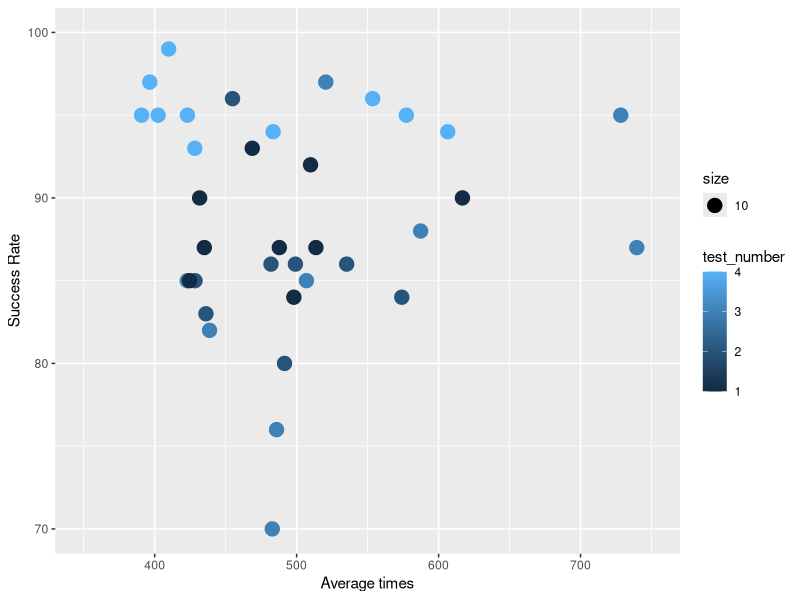
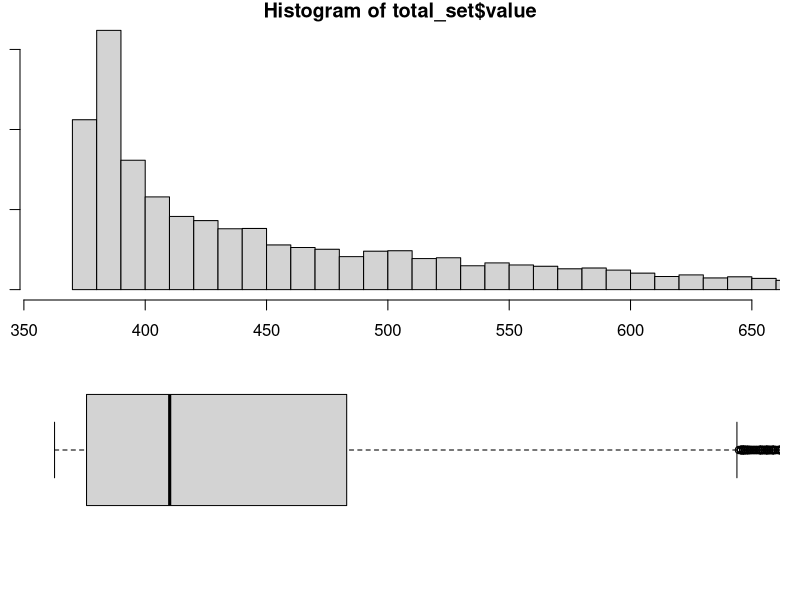
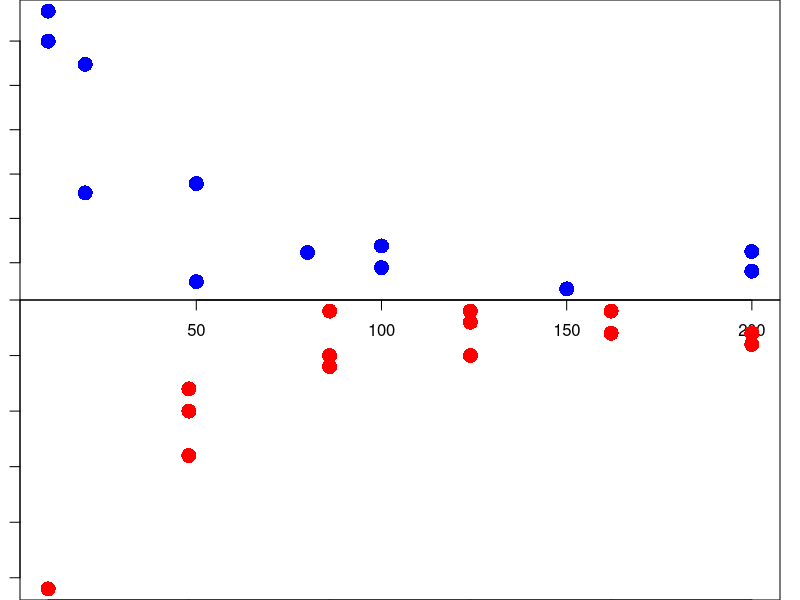
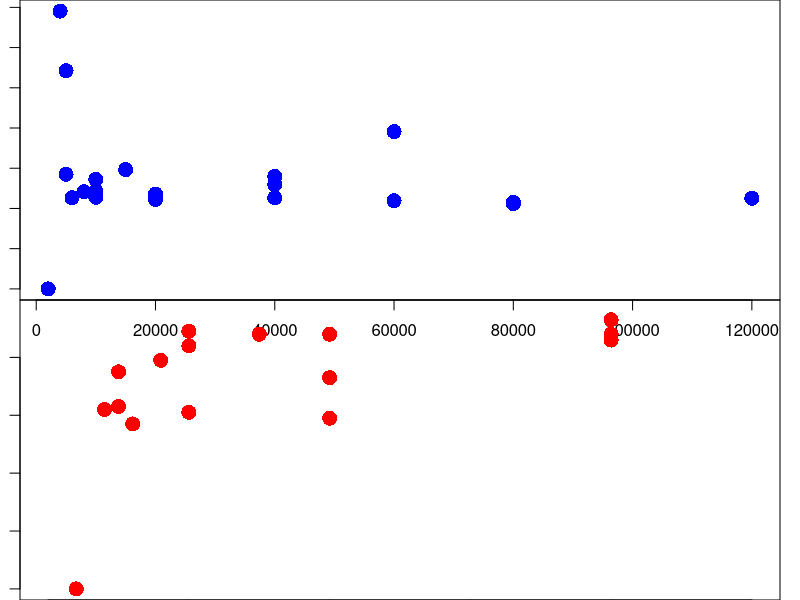
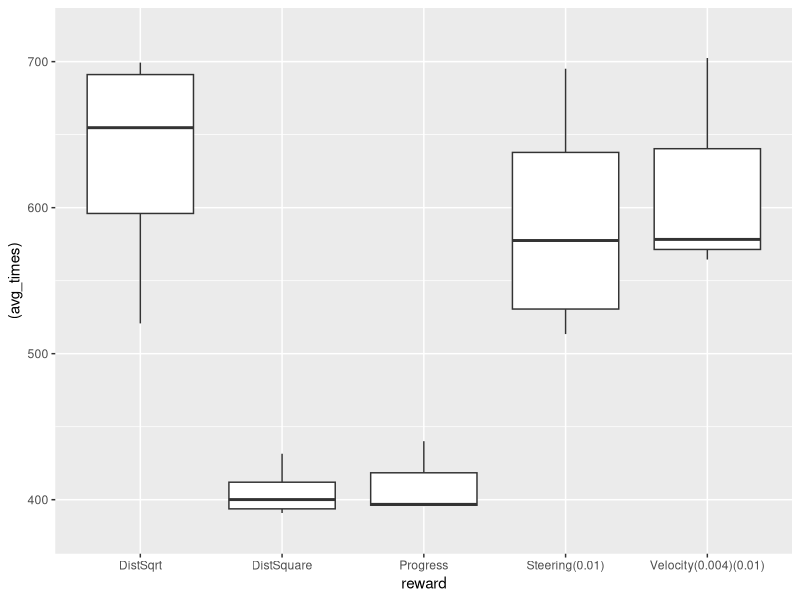
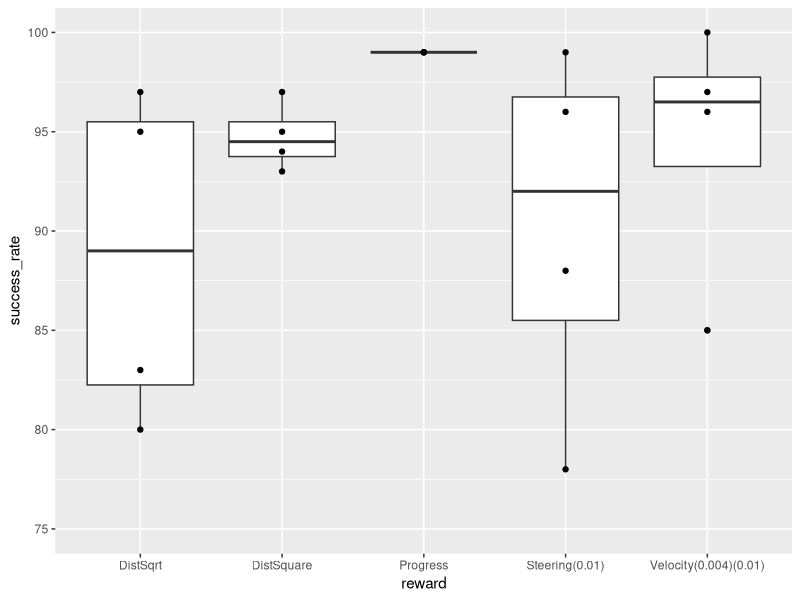

Reproduce these figures in R, in order.
## ---- chunk 1
test_data = read.csv("DataTable.csv")
# knitr::opts_chunk$set(include = FALSE)
knitr::opts_chunk$set(echo = FALSE)
knitr::opts_chunk$set(warning = FALSE)

library(reshape2)
# library(gridExtra)
library(ggplot2)
library(dplyr)

## ---- chunk 2
test_data %>%
  filter(EvalName=="Repeat") %>%
  select(avg_times, success_rate, test_number) %>%
  ggplot(aes(x=avg_times, y=success_rate, col=test_number, size=10))+
  geom_point()+
  xlim(350, 750)+
  ylim(70, 100)+
  xlab("Average times")+
  ylab("Success Rate")
## ---- chunk 3
total_set = melt(data.frame(t(read.csv("RepeatingTimes_4.csv", header=F))))

layout(mat=matrix(c(1, 2), 2, 1, byrow=T))

par(mar=c(0, 1, 1, 1))
hist(total_set$value, xlim=c(360, 650), breaks=50)
par(mar=c(0, 1, 0, 1))
boxplot(total_set$value, ylim=c(370,700), horizontal = T, axes=F)
## ---- chunk 4
h_mask = which(test_data$EvalName=="SizeH")
x_data = test_data$h_size[h_mask]
y_data = test_data$avg_times[h_mask]
plot(x_data, y_data, xlab="Hidden Layer Size", ylab="Average Lap Times", col="blue", pch=16, cex=2)
## ---- chunk 5
beam_mask = which(test_data$EvalName=="Beams")
plot(test_data$n_beams[beam_mask], test_data$success_rate[beam_mask], xlab="Number of Beams", ylab="Success Rate", col="red", pch=16, cex=2)
## ---- chunk 6
step_mask = which(test_data$EvalName=="TrainingSteps")
x_data = test_data$train_n[step_mask]
y_data = test_data$avg_times[step_mask]
plot(x_data, y_data, xlab="Training Steps", ylab="Average Lap Times", col="blue", pch=16, cex=2)
## ---- chunk 7
step_mask = which(test_data$EvalName=="TrainingSteps")
x_data = test_data$train_n[step_mask]
y_data = test_data$success_rate[step_mask]
plot(x_data, y_data, xlab="Training Steps", ylab="Success Rate", xlim=c(0,50000), col="red", pch=16, cex=2)
## ---- chunk 8
test_data %>%
  filter(EvalName=="RewardSignal")%>%
  select(avg_times, success_rate, test_number, reward) %>%
  ggplot(aes(x=reward, y=(avg_times)))+
  geom_boxplot()+
  ylim(380, 720)
## ---- chunk 9
test_data %>%
  filter(EvalName=="RewardSignal")%>%
  select(avg_times, success_rate, test_number, reward) %>%
  ggplot(aes(x=reward, y=success_rate))+
  geom_boxplot()+
  geom_point()+
  ylim(75, 100)
  
